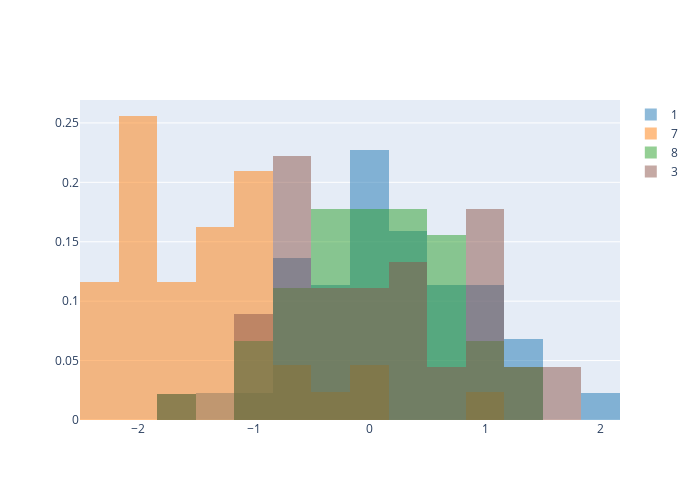

The cell this chart's notebook holds for it:
### Code cell
# ----- adjustable parameters ----- #
target_dims = [0]
# --------------------------------- #

trace = []
for i in range(len(numbers)):
    m = latents[labels==numbers[i]]
    _x = m[:, target_dims[0]] 
    trace.append(go.Histogram(x=_x, histnorm="probability", opacity=0.5, marker=dict(color=colors[i]),
                              xbins=dict(start=-2.5, end=2.5, size=5/15), name=f"{numbers[i]}"))
                              
layout = go.Layout(width=700, height=500, barmode="overlay") 
data = trace
fig = dict(data=data, layout=layout)
iplot(fig)

### Figure 1 — Plotly figure (JSON) as saved in the notebook; plotly's stock layout.template omitted (floating-point values rounded to 4 significant figures)
{"data": [{"histnorm": "probability", "marker": {"color": "#1f77b4"}, "name": "1", "opacity": 0.5, "type": "histogram", "x": [2.742, -0.2715, 0.6844, 0.03304, 2.072, -0.217, -0.1431, 0.1748, 0.4346, 0.1511, -0.05683, -0.6465, 0.2771, 0.6689, -0.5744, 1.436, 1.144, 1.095, 0.4536, -0.1732, 0.2981, 1.5, 1.058, 1.113, 0.2516, 0.004416, 0.5199, 0.2836, 0.9644, -0.3262, 1.25, 0.5539, 0.1606, -0.02971, -0.1226, -0.01315, -0.5712, 0.07406, -0.7049, -0.8141, 0.6628, -1.211, -0.5248, -0.8337, -0.4157], "xbins": {"end": 2.5, "size": 0.3333, "start": -2.5}}, {"histnorm": "probability", "marker": {"color": "#ff7f0e"}, "name": "7", "opacity": 0.5, "type": "histogram", "x": [-2.156, -2.353, -2.268, -0.7652, -0.859, -1.005, -1.138, -0.9829, -2.043, -1.475, -1.428, -0.9324, -1.702, -1.683, -2.247, -2.05, 0.1077, -1.485, -2.165, -0.07737, -1.362, -1.002, -0.5799, -2.088, -2.183, -0.931, 1.068, -1.886, -1.935, -2.536, -1.188, -1.637, -1.87, -0.3859, -1.968, -1.516, -1.847, -1.587, -2.534, -1.091, -1.348, -1.143, -1.933, -2.235, -1.319], "xbins": {"end": 2.5, "size": 0.3333, "start": -2.5}}, {"histnorm": "probability", "marker": {"color": "#2ca02c"}, "name": "8", "opacity": 0.5, "type": "histogram", "x": [-0.03219, 0.7671, -0.5285, -0.2536, 0.8284, 1.255, 0.8674, -0.1757, -0.08161, 0.4454, -0.08462, -1.078, 0.5124, 1.354, 0.9772, -0.1942, 0.1791, -0.0896, 0.6035, 1.043, -0.1643, -0.4805, 0.3226, -0.5579, -0.9373, 0.6921, 0.6296, -1.565, -0.1317, 0.2815, 0.36, 0.3419, -0.3075, 0.5132, -0.3448, -0.6405, 0.3964, -0.523, -0.05147, -0.3405, -0.7463, 0.0002049, 0.4871, -0.847, -0.4597], "xbins": {"end": 2.5, "size": 0.3333, "start": -2.5}}, {"histnorm": "probability", "marker": {"color": "#8c564b"}, "name": "3", "opacity": 0.5, "type": "histogram", "x": [0.9314, -0.2592, -0.07237, 0.4416, -0.8185, -0.2405, -0.9336, -1.656, -0.634, 0.3062, 0.06183, -0.09808, -0.5047, -0.5137, -0.2591, 0.1284, -0.5824, 1.016, -0.2492, 1.038, 1.306, 0.7514, 1.726, -0.8331, 1.049, 0.424, -0.9155, 1.193, 0.498, 0.8646, 1.03, -0.8091, -0.7488, 0.9021, 0.4703, -0.02705, -0.5529, 1.567, 0.8518, -0.8748, -0.6501, 0.5515, 0.4267, -0.8903, -0.3962], "xbins": {"end": 2.5, "size": 0.3333, "start": -2.5}}], "layout": {"barmode": "overlay", "height": 500, "width": 700, "xaxis": {"autorange": true, "range": [-2.5, 2.167], "type": "linear"}, "yaxis": {"autorange": true, "range": [0, 0.2693]}}}
